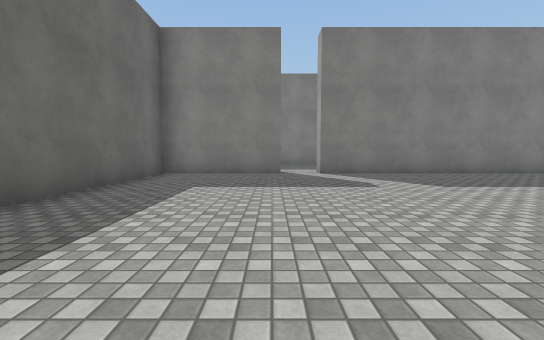
View 1 (above)

24 first-person views from a walk through a Unity game level. The camera is 1.2 m above the floor, tilts 4° down and sees 90° across. The floor is counted in squares, 2 m on a side. Each view is taken from the middle of a square. On the plan, view 1 faces up. The plan holds only what a view shows up to about 9 squares ahead; the rest is blank. The place goes on beyond the plan. The player is left out. Surface patterns are stand-ins for the level's own textures.

View 2
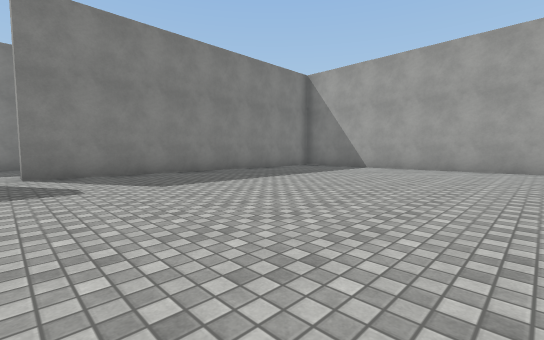

View 3
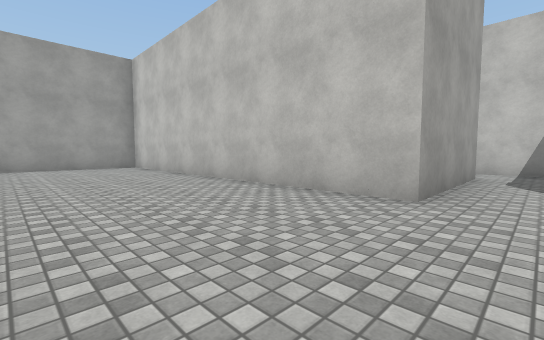

View 4
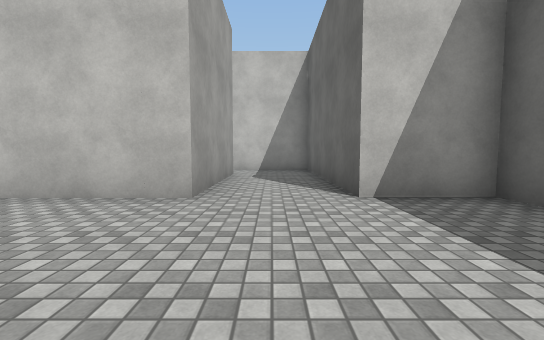

View 5
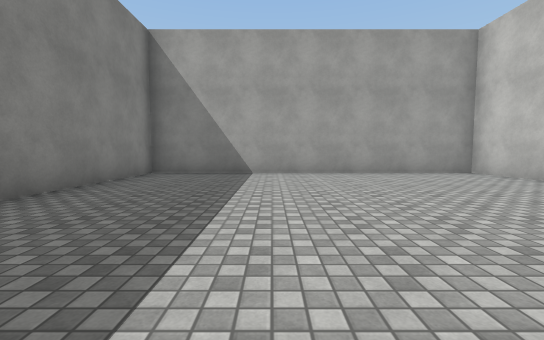

View 6
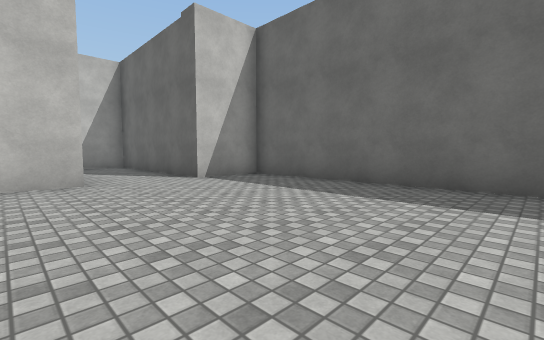

View 7
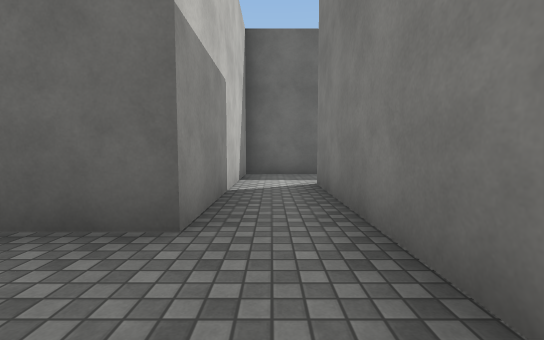

View 8
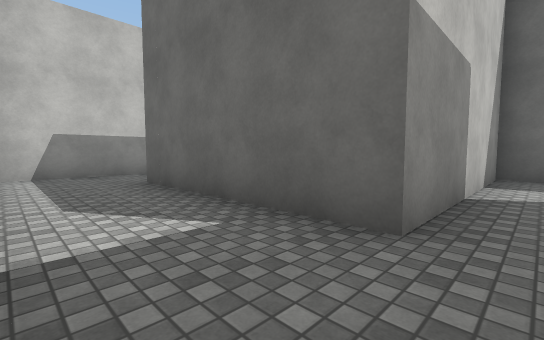

View 9
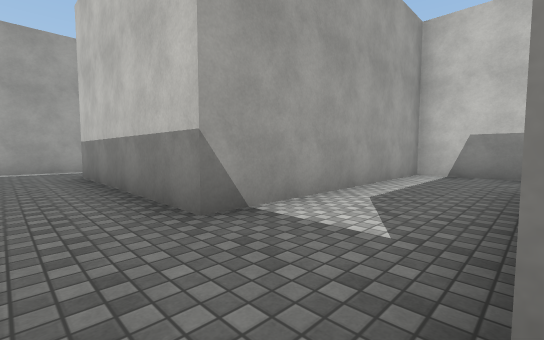

View 10
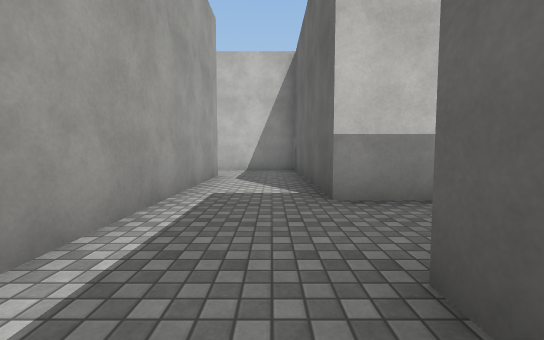

View 11
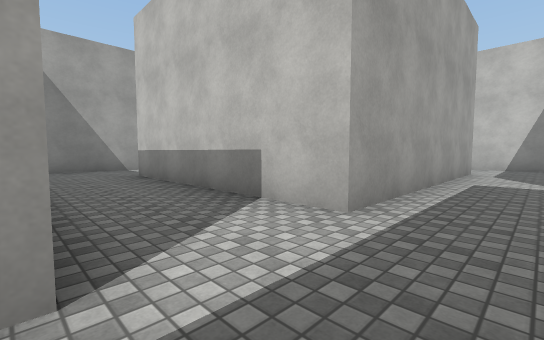

View 12
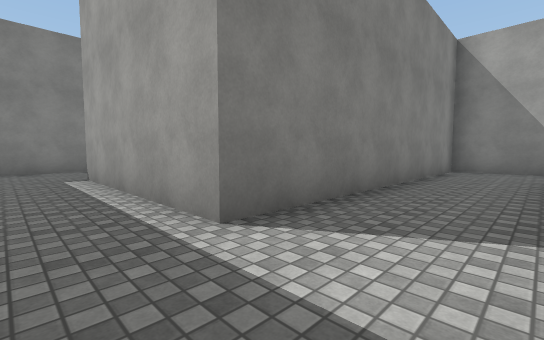

View 13
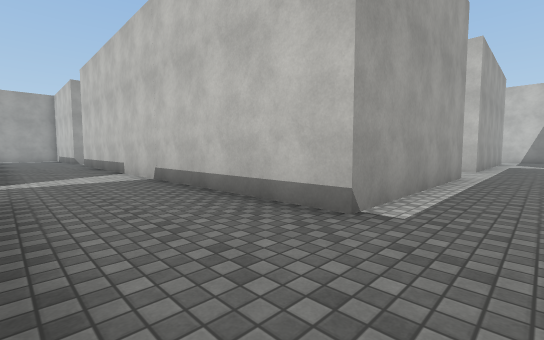

View 14
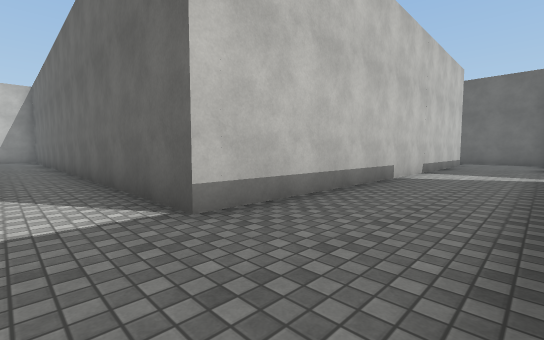

View 15
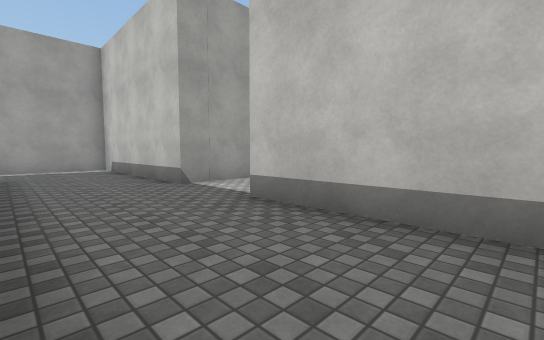

View 16
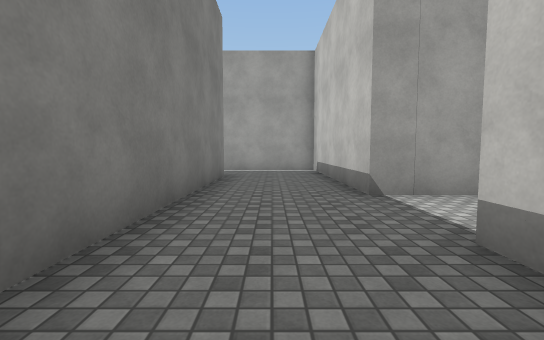

View 17
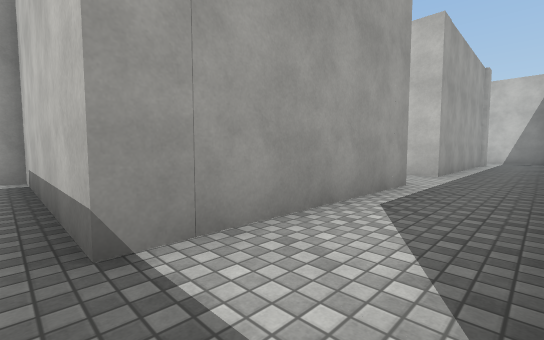

View 18
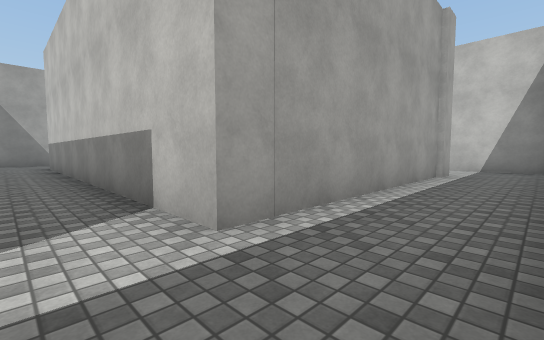

View 19
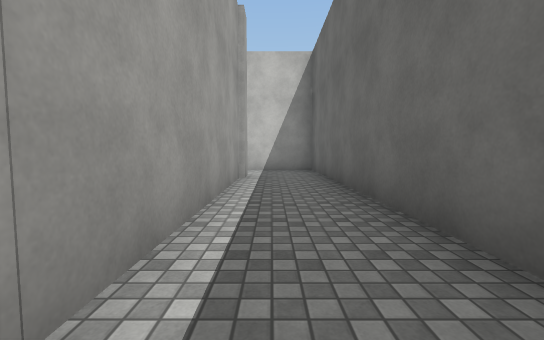

View 20
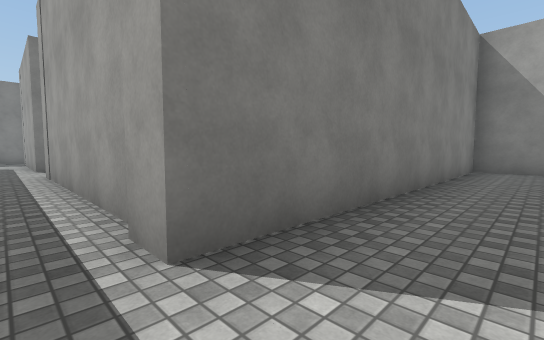

View 21
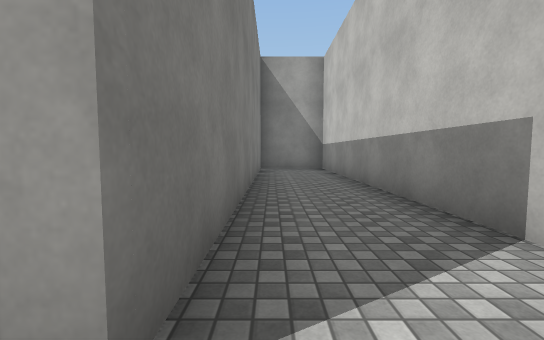

View 22
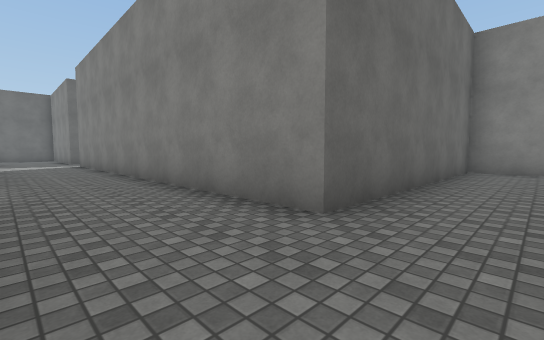

View 23
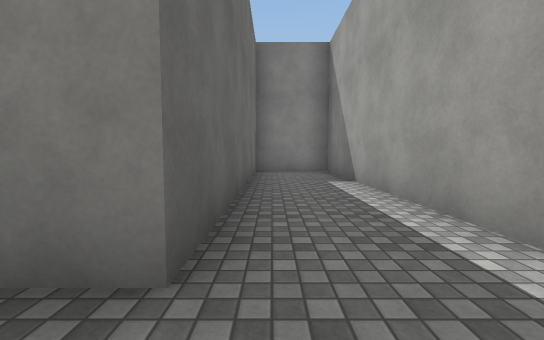

View 24
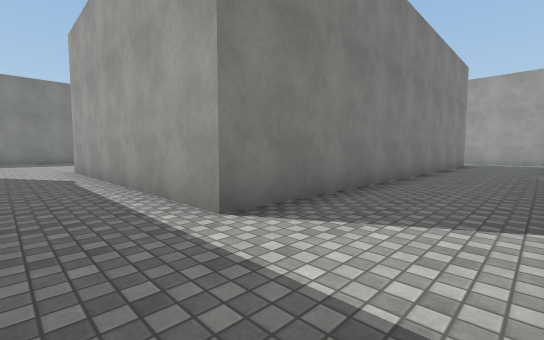

### Floor plan
Points are (right, up) in squares from view 1. A wall is a line through its corners. A room is listed if a view was taken in it or the views show most of it. See-through windows are left out.
Room 1 (views 1, 2, 3, 4, 5, 6)
walls: (0.2, 7.3) (-2.9, 7.3) (-2.9, -1.5) (-1.1, -1.5) (-1.1, -6.7) (0.6, -6.7); (1, -5.2) (1, -1.5) (10.4, -1.5) (10.4, 7.3) (1.3, 7.3) (1.3, 7.9)
ways out: opening at (1, -6) to room 2; opening at (1, 8)
Room 2 (views 7, 8, 9)
walls: (13.3, -10.6) (13.3, -4.4); (11.3, -4.6) (11.3, -5.2); (5.2, -5.2) (1, -5.2); (3.2, -13.4) (6.2, -13.4) (6.2, -7.3) (11.3, -7.3) (11.3, -12.7) (13.8, -12.7); (0.6, -6.7) (4, -6.7) (4, -11.4)
ways out: opening at (1, -6) to room 1; opening at (12.5, -5) to room 3
Room 3 (views 10, 11, 12, 13, 14, 15, 16, 17, 18, 19, 20, 21, 22, 23, 24)
walls: (26.7, -2.1) (26.7, 2.7) (31.6, 2.7) (31.6, 12) (29.5, 12) (29.5, 5.2) (18.5, 5.2) (18.5, 12.2); (21.2, -5.2) (21.2, -2.1) (13.3, -2.1) (13.3, 2.7) (24.7, 2.7) (24.7, -12.7) (34.5, -12.7); (13.8, 5.2) (12, 5.2); (13.3, -4.4) (19, -4.4); (34.5, -10.6) (26.7, -10.6) (26.7, -4.1) (34.5, -4.1)
ways out: opening at (12.5, -5) to room 2; opening at (17.5, 12)

Where each view was taken, in squares from view 1:
view 1: 0 up, 0 right, facing up
view 2: 0 up, 1 right, facing up-right
view 3: 2 up, 0 right, facing down-right
view 4: 2 up, 0 right, facing down
view 5: 4 up, 3 right, facing right
view 6: 4 up, 2 right, facing down-left
view 7: 6 down, 6 right, facing left
view 8: 6 down, 6 right, facing down-left
view 9: 6 down, 4 right, facing down-right
view 10: 4 down, 12 right, facing down
view 11: 2 down, 12 right, facing down-right
view 12: 4 down, 12 right, facing up-right
view 13: 5 up, 12 right, facing down-right
view 14: 5 up, 26 right, facing down-left
view 15: 5 up, 22 right, facing down-right
view 16: 4 up, 23 right, facing right
view 17: 3 up, 25 right, facing down-right
view 18: 3 down, 25 right, facing down-right
view 19: 4 down, 26 right, facing down
view 20: 12 down, 26 right, facing up-right
view 21: 11 down, 26 right, facing right
view 22: 3 up, 31 right, facing up-left
view 23: 4 up, 30 right, facing up
view 24: 3 up, 17 right, facing up-right
